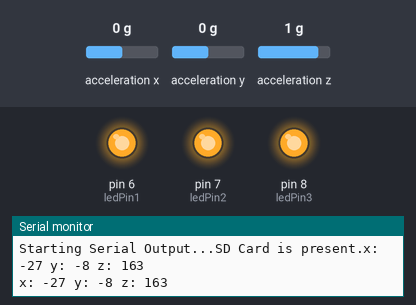
A sketch run on a simulated Arduino Uno, built with avr-gcc and run on an emulated ATmega328P. Parts: output pins drawn as LEDs (lit = HIGH), the last lines printed to the serial monitor. Wiring (inferred from the names in the program): ADXL345 accelerometer at I2C address 0x53. Inputs (shaded band) come from the test bench; at power-on: acceleration x 0 g, acceleration y 0 g, acceleration z 1 g. Storage starts empty.

Above: at 1.8 s.
1.9 s: acceleration x set to -1.4 g
At 2.5 s:
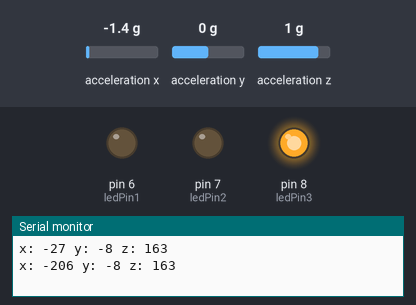
3.5 s: acceleration y set to -0.2 g
5.2 s: acceleration y set to -0.5 g
At 7.0 s:
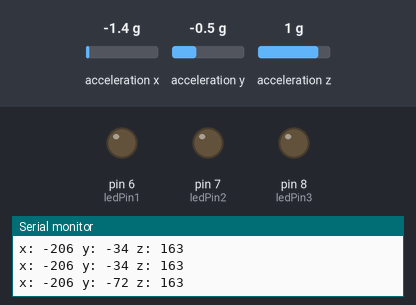
7.5 s: acceleration x set to -1.1 g
At 8.6 s:
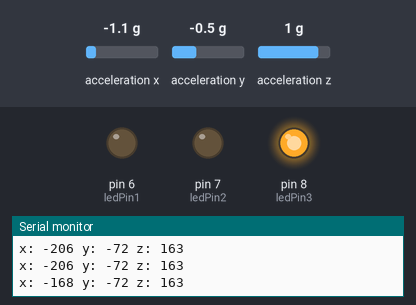
9.5 s: acceleration x set to -0.8 g
At 11.2 s:
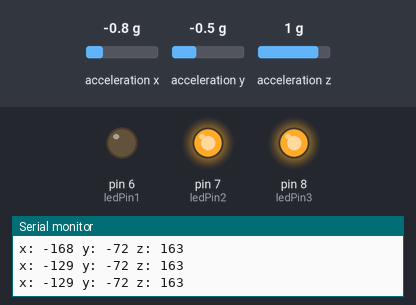
11.5 s: acceleration x set to 0 g
At 13.1 s:
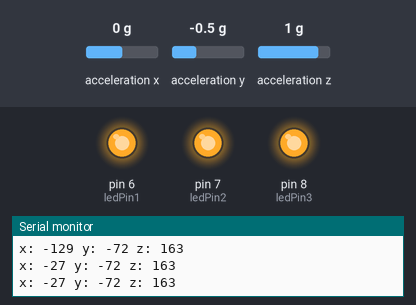
Timing chart, 0 to 14.5 s (numbered marks = the images above; inputs shaded):
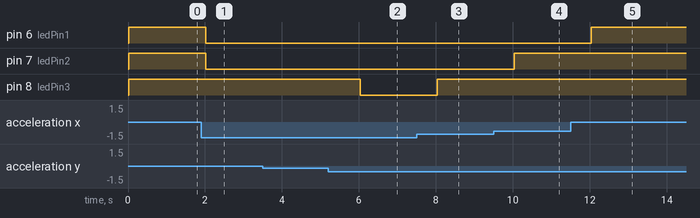

The sketch:

SDTest.ino
```cpp
/*
Scott Pollard
POL13390234

CMP3XXXX
Project - Feed Bruce's cats

Arduino Code - C/C++
*/

#include <SPI.h>
#include <SD.h>
#include <Wire.h>

#define DEVICE (0x53) // Device address as specified in data sheet

byte _buff[6];

int j = 0;

const int chipSel = 4; //Chip Select (CS) Pin

uint8_t BytesToRead = 6;

char POWER_CTL = 0x2D;  //Power Control Register
char DATA_FORMAT = 0x31;
char DATAX0 = 0x32; //X-Axis Data 0
char DATAX1 = 0x33; //X-Axis Data 1
char DATAY0 = 0x34; //Y-Axis Data 0
char DATAY1 = 0x35; //Y-Axis Data 1
char DATAZ0 = 0x36; //Z-Axis Data 0
char DATAZ1 = 0x37; //Z-Axis Data 1

  int ledPin1 = 6;  //Green LED
  int ledPin2 = 7;  //Amber LED
  int ledPin3 = 8;  //Red LED

void setup(){
  Wire.begin();
  Serial.begin(9600);
  while (!Serial) { delay(100); } //Wait for Serial to start for output
  Serial.print("Starting Serial Output...");

  if (!SD.begin(chipSel)) {
    Serial.print("SD Card not present or failed!");
    return;
  }

  Serial.print("SD Card is present.");

  //Put the ADXL345 into +/- 4G range by writing the value 0x01 to the DATA_FORMAT register.
  writeTo(DATA_FORMAT, 0x01);
  //Put the ADXL345 into Measurement Mode by writing 0x08 to the POWER_CTL register.
  writeTo(POWER_CTL, 0x08);

    pinMode(ledPin1, OUTPUT);
    pinMode(ledPin2, OUTPUT);
    pinMode(ledPin3, OUTPUT);
}

void loop(){
  digitalWrite(ledPin1, LOW);
  digitalWrite(ledPin2, LOW);
  digitalWrite(ledPin3, LOW);

  j = j + 1;
  readFrom( DATAX0, BytesToRead, _buff);

    int x = (((int)_buff[1]) << 8) | _buff[0];
  int y = (((int)_buff[3]) << 8) | _buff[2];
  int z = (((int)_buff[5]) << 8) | _buff[4];

  x = x - 27;
  y = y - 8;
  z = z + 35;

  Serial.print("x: ");
  Serial.print( x );
  Serial.print(" y: ");
  Serial.print( y );
  Serial.print(" z: ");
  Serial.println( z );

 int res = x + y + z;

    if (res > 10 && x < 30) {
    digitalWrite(ledPin1, HIGH);
   }

  if (res > 30 && x < 50) {
    digitalWrite(ledPin2, HIGH);
   }

  if (res > 50 && x < 100) {
    digitalWrite(ledPin3, HIGH);
   }

     if (res > -30 && x < -10) {
    digitalWrite(ledPin1, HIGH);
   }

  if (res > -50 && x < -30) {
    digitalWrite(ledPin2, HIGH);
   }

  if (res > -100 && x < -50) {
    digitalWrite(ledPin3, HIGH);
   }


  if (j > 60)
  {
    Serial.print("Dumping to SD Card...");

    File dataFile = SD.open("datalog.txt", FILE_WRITE);
    if (dataFile){
      dataFile.println("hello");
      dataFile.close();
      Serial.println("Data written to card.");
    }
    else{
      Serial.println("Error writing to card!");
    }

    j = 0;
  }

  delay(1000);
}

void writeTo(byte address, byte val){
  Wire.beginTransmission(DEVICE); // start transmission to device
  Wire.write(address);             // send register address
  Wire.write(val);                 // send value to write
  Wire.endTransmission();         // end transmission
}

void readFrom(byte address, int num, byte _buff[]){
 Wire.beginTransmission(DEVICE); // start transmission to device
  Wire.write(address);             // sends address to read from
  Wire.endTransmission();         // end transmission

  Wire.beginTransmission(DEVICE); // start transmission to device
  Wire.requestFrom(DEVICE, num);    // request 6 bytes from device

  int i = 0;
  while(Wire.available())         // device may send less than requested (abnormal)
  {
    _buff[i] = Wire.read();    // receive a byte
    i++;
  }
  Wire.endTransmission();         // end transmission
}
```

Measured:
- the behaviour switches between -0.3 and -0.4 g on acceleration y (found by bisection; images 1 and 2)
- the behaviour switches between -1.3 and -1.2 g on acceleration x (found by bisection; images 2 and 3)
- after the input at 1.9 s, pin 6 (ledPin1), pin 7 (ledPin2): HIGH → LOW after 0.12 s
- after the input at 5.2 s, pin 8 (ledPin3): HIGH → LOW after 0.83 s
- after the input at 7.5 s, pin 8 (ledPin3): LOW → HIGH after 0.54 s
- after the input at 9.5 s, pin 7 (ledPin2): LOW → HIGH after 0.54 s
- after the input at 11.5 s, pin 6 (ledPin1): LOW → HIGH after 0.54 s
